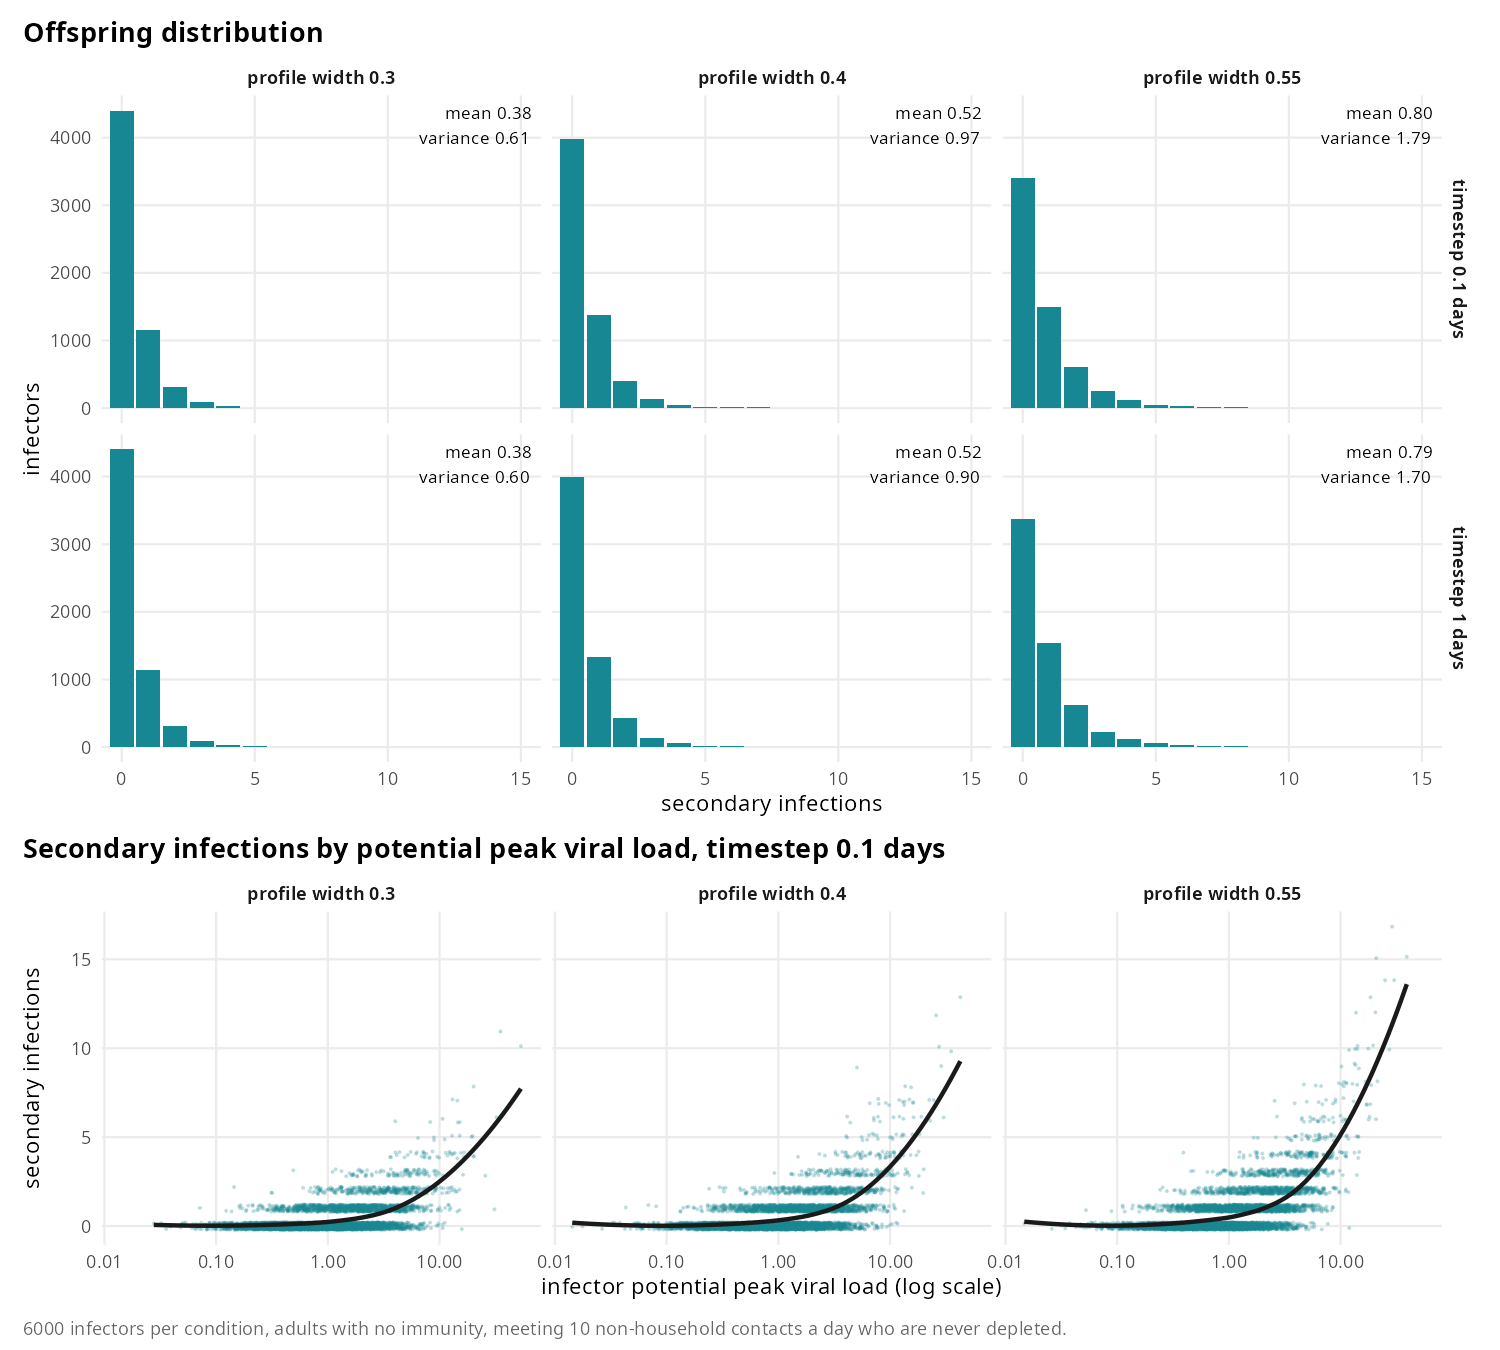

Reproduce this figure in R.
# Expected: with constant contact and contacts who are never depleted, the
# number of secondary infections per infector (the offspring distribution)
# is overdispersed, with variance well above the mean, because the
# expected number for each infector is roughly proportional to their
# lognormal potential peak viral load (sdlog 1). The mean rises with
# profile width, because a wider profile means more total viral load over
# an infection; it depends little on timestep length. Within each
# condition, the number of secondary infections rises with potential peak
# viral load.

source("reports/theme.R")
library(patchwork)

draws <- read_draws("offspring")
draws$width <- paste("profile width", draws$profile_width)
draws$timestep <- paste("timestep", draws$timestep_length, "days")
summaries <- aggregate(secondary_infections ~ width + timestep, draws,
                       function(x) c(mean = mean(x), variance = var(x)))
summaries <- data.frame(summaries[, c("width", "timestep")],
                        summaries$secondary_infections)
summaries$label <- sprintf("mean %.2f\nvariance %.2f", summaries$mean,
                           summaries$variance)

distribution_figure <- ggplot(draws, aes(secondary_infections)) +
  geom_bar(fill = data_colour) +
  geom_text(data = summaries, aes(x = Inf, y = Inf, label = label),
            hjust = 1.1, vjust = 1.3, size = 3) +
  facet_grid(timestep ~ width) +
  coord_cartesian(xlim = c(0, 15)) +
  labs(x = "secondary infections", y = "infectors",
       title = "Offspring distribution")

by_level_figure <- ggplot(draws[draws$timestep_length == 0.1, ],
                          aes(potential_peak_viral_load,
                              secondary_infections)) +
  geom_jitter(width = 0, height = 0.2, size = 0.3, alpha = 0.2,
              colour = data_colour) +
  geom_smooth(method = "loess", formula = y ~ x, colour = expectation_colour,
              se = FALSE) +
  facet_wrap(~ width) +
  scale_x_log10(labels = scales::label_number()) +
  labs(x = "infector potential peak viral load (log scale)",
       y = "secondary infections",
       title = paste("Secondary infections by potential peak viral load,",
                     "timestep 0.1 days"))

figure <- distribution_figure / by_level_figure +
  plot_layout(heights = c(2, 1)) +
  plot_annotation(caption = paste(
    "6000 infectors per condition, adults with no immunity, meeting",
    "10 non-household contacts a day who are never depleted."
  ))
save_figure(figure, "offspring", width = 10, height = 9)
